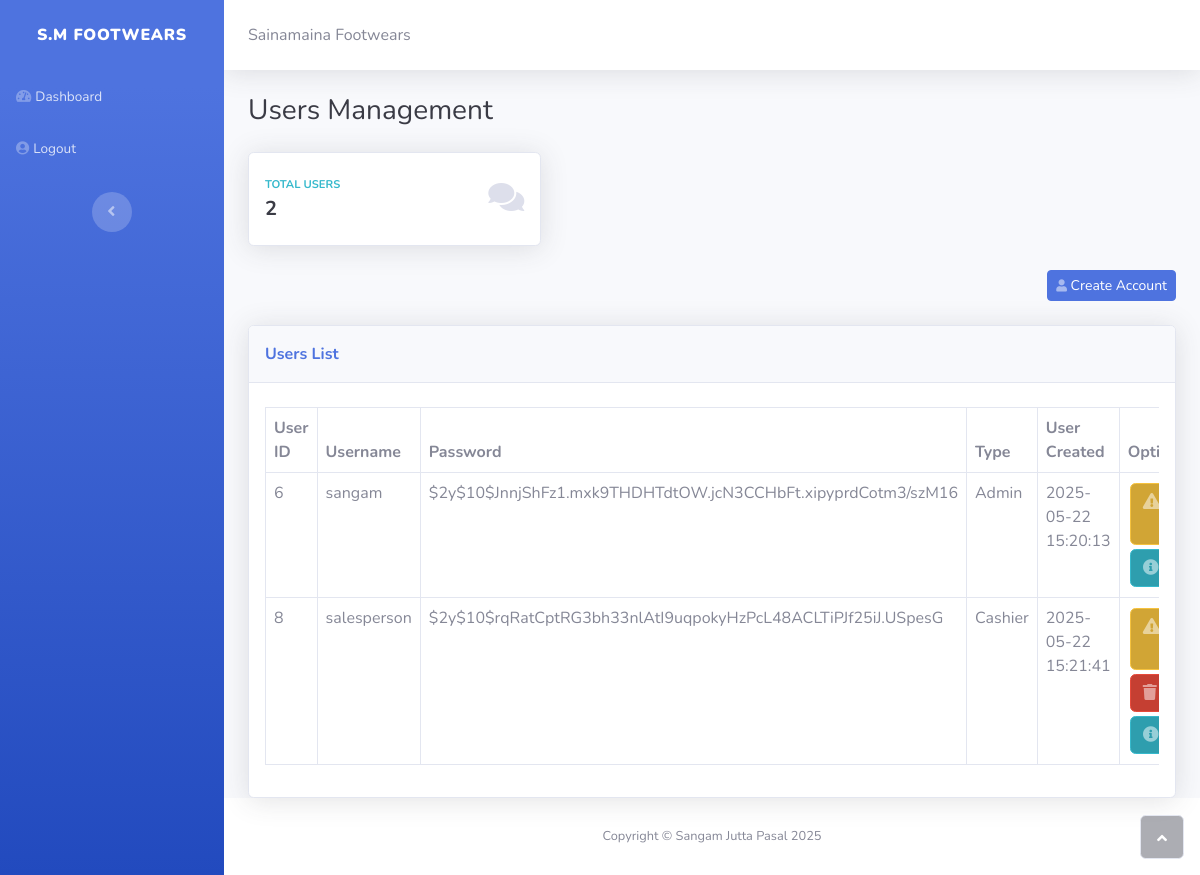
Page /users.php (signed in) on the committed database.
### tables this page shows
CREATE TABLE `users` (
  `id` int(11) NOT NULL,
  `username` varchar(255) NOT NULL,
  `password` varchar(255) NOT NULL,
  `level` int(11) NOT NULL,
  `created` datetime NOT NULL DEFAULT current_timestamp()
);

### functions/view-users.php (the view, shortened to what this page needs)
<?php
$db = new mysqli("localhost", "root", "", "db_hash");
$sql = "SELECT * FROM users";
$result = $db->query($sql);
if ($result->num_rows > 0) {
while ($row = $result->fetch_assoc()) {
    if ($row["level"] == 0){
        $type = "Admin";
    } else {
        $type = "Cashier";
    }
    echo "<tr>";
    echo "<td>" . $row["id"] . "</td>";
    echo "<td>" . $row["username"] . "</td>";
    echo "<td>" . $row["password"] . "</td>";
    echo "<td>" . $type . "</td>";
    echo "<td>" . $row["created"] . "</td>";
    if ($row["level"] == 0) {
    echo "<td>
    <button class=\"btn btn-warning btn-icon-split\" type=\"button\" style=\"margin: 2px;\" data-bs-target=\"#update\" data-bs-toggle=\"modal\" data-user-id=\"{$row['id']}\"><span class=\"text-white-50 icon\"><i class=\"fas fa-exclamation-triangle\"></i></span><span class=\"text-white text\">Change Password</span></button>
    <a class=\"btn btn-info btn-icon-split\" role=\"button\" style=\"margin: 2px;\" href=\"logs.php?id={$row['id']}\"><span class=\"text-white-50 icon\"><i class=\"fas fa-info-circle\"></i></span><span class=\"text-white text\">Logs</span></a></td>";
    } else {
    echo "<td>
    <button class=\"btn btn-warning btn-icon-split\" type=\"button\" style=\"margin: 2px;\" data-bs-target=\"#update\" data-bs-toggle=\"modal\" data-user-id=\"{$row['id']}\"><span class=\"text-white-50 icon\"><i class=\"fas fa-exclamation-triangle\"></i></span><span class=\"text-white text\">Change Password</span></button>
    <button class=\"btn btn-danger btn-icon-split\" type=\"button\" style=\"margin: 2px;\" data-bs-target=\"#confirmation\" data-bs-toggle=\"modal\" data-user-id=\"{$row['id']}\"><span class=\"text-white-50 icon\"><i class=\"fas fa-trash\"></i></span><span class=\"text-white text\">Remove</span></button>
    <a class=\"btn btn-info btn-icon-split\" role=\"button\" style=\"margin: 2px;\" href=\"logs.php?id={$row['id']}\"><span class=\"text-white-50 icon\"><i class=\"fas fa-info-circle\"></i></span><span class=\"text-white text\">Logs</span></a></td>";
    }
    echo "</tr>";
}
} else {
echo "No rows found";
}
?>

### rows in the picture
users: id "6", username "sangam", password "$2y$10$JnnjShFz1.mxk9THDHTdtOW.jcN3CCHbFt.xipyprdCotm3/szM16", level "Admin", created "2025-05-22 15:20:13"
users: id "8", username "salesperson", password "$2y$10$rqRatCptRG3bh33nlAtI9uqpokyHzPcL48ACLTiPJf25iJ.USpesG", level "Cashier", created "2025-05-22 15:21:41"

### other values in the picture
$total_users "2"
